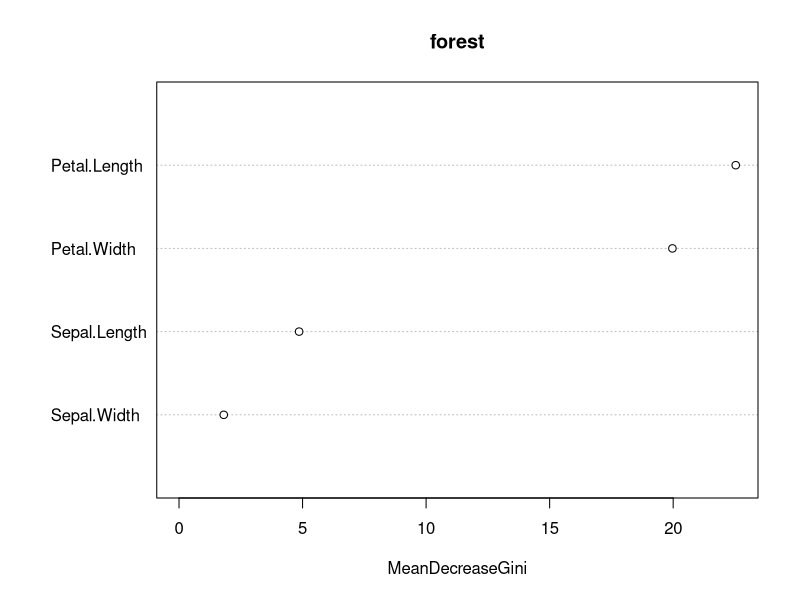
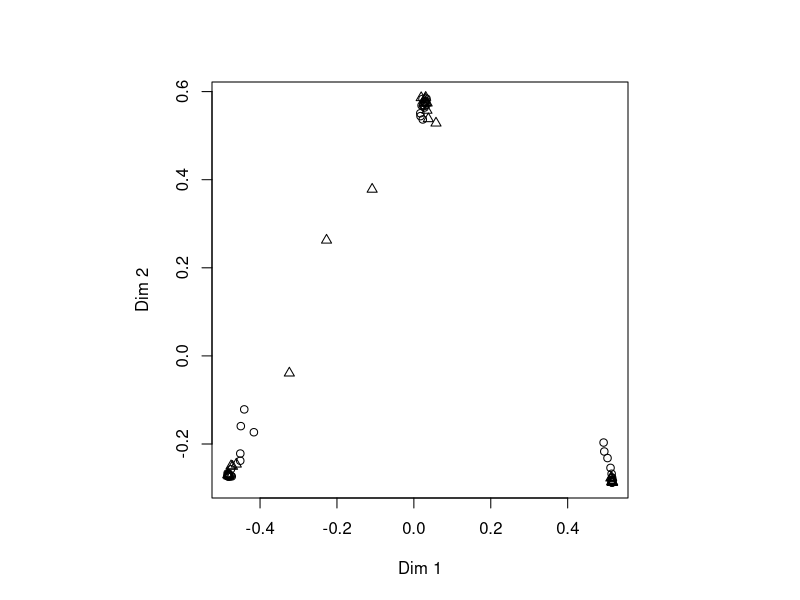
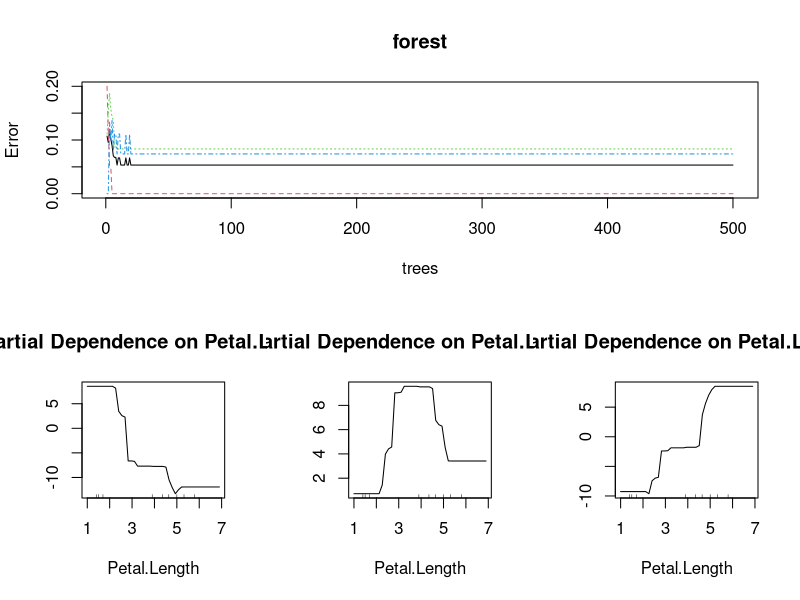

Source code (R) for these figures, in order:
# install.packages("randomForest")
require(randomForest)
require(rpart)
require(RColorBrewer)

# random sampling
n <- nrow(iris)
s <- sample(n, n*0.5)
iris.train <- iris[s,]
iris.test <- iris[-s,]

# random forest
forest <- randomForest(Species~., data=iris.train, ntree=500, proximity=TRUE)
pred.forest <- predict(forest, newdata=iris.test, type="class")
table(pred.forest, iris.test[,5])

# decision tree
tree <- rpart(Species~., data=iris.train)
pred.rpart <- predict(tree, iris.test, type="class")
table(pred.rpart, iris.test[,5])

# importance
getTree(forest, 1, labelVar=TRUE)
varImpPlot(forest)
MDSplot(forest, iris$Species, palette=rep(1, 3), pch=as.numeric(iris$Species))

# report
split.screen(c(2,1))
split.screen(c(1,3), screen = 2)
screen(3); partialPlot(forest, iris, Petal.Length, "setosa")
screen(4); partialPlot(forest, iris, Petal.Length, "versicolor")
screen(5); partialPlot(forest, iris, Petal.Length, "virginica")
split.screen(c(2,1), screen = 1)
screen(1); plot(forest)
close.screen(all=T)
